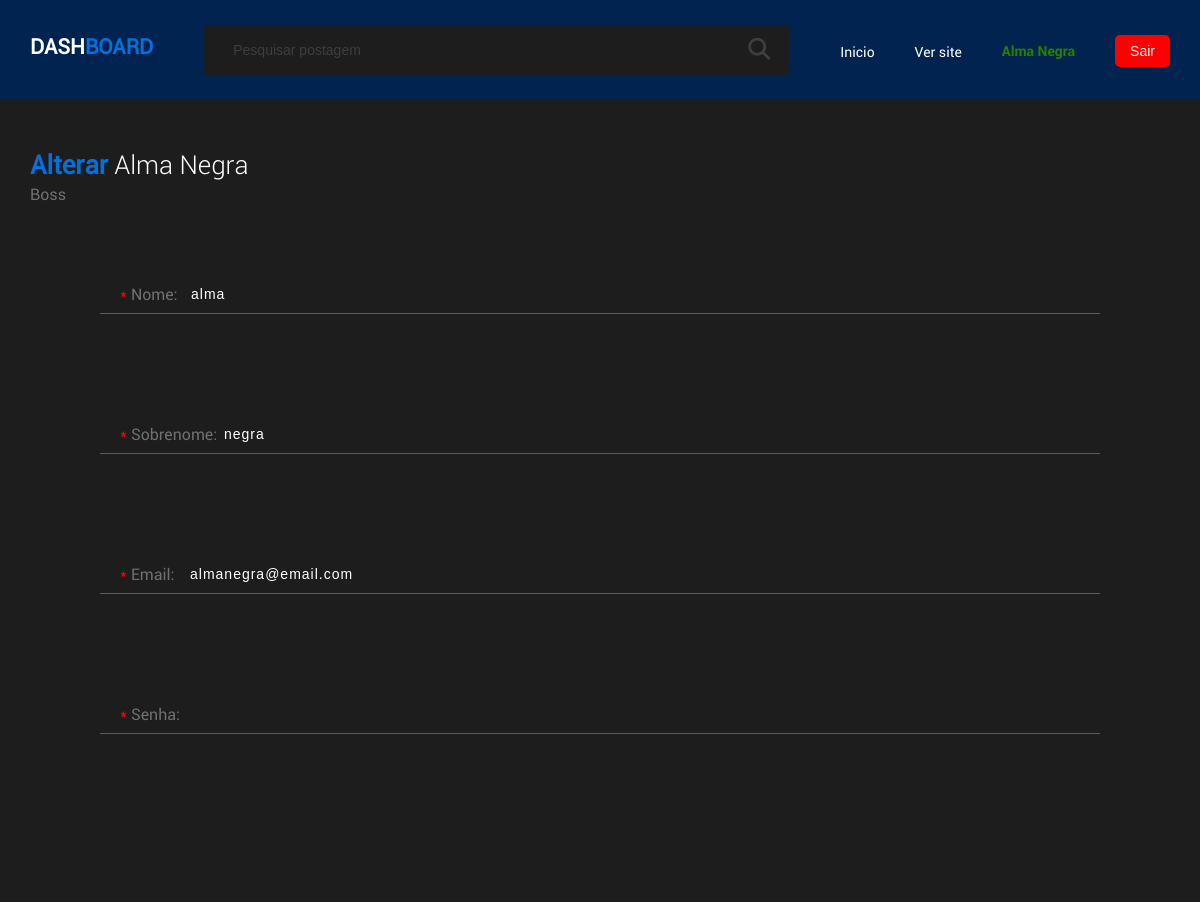
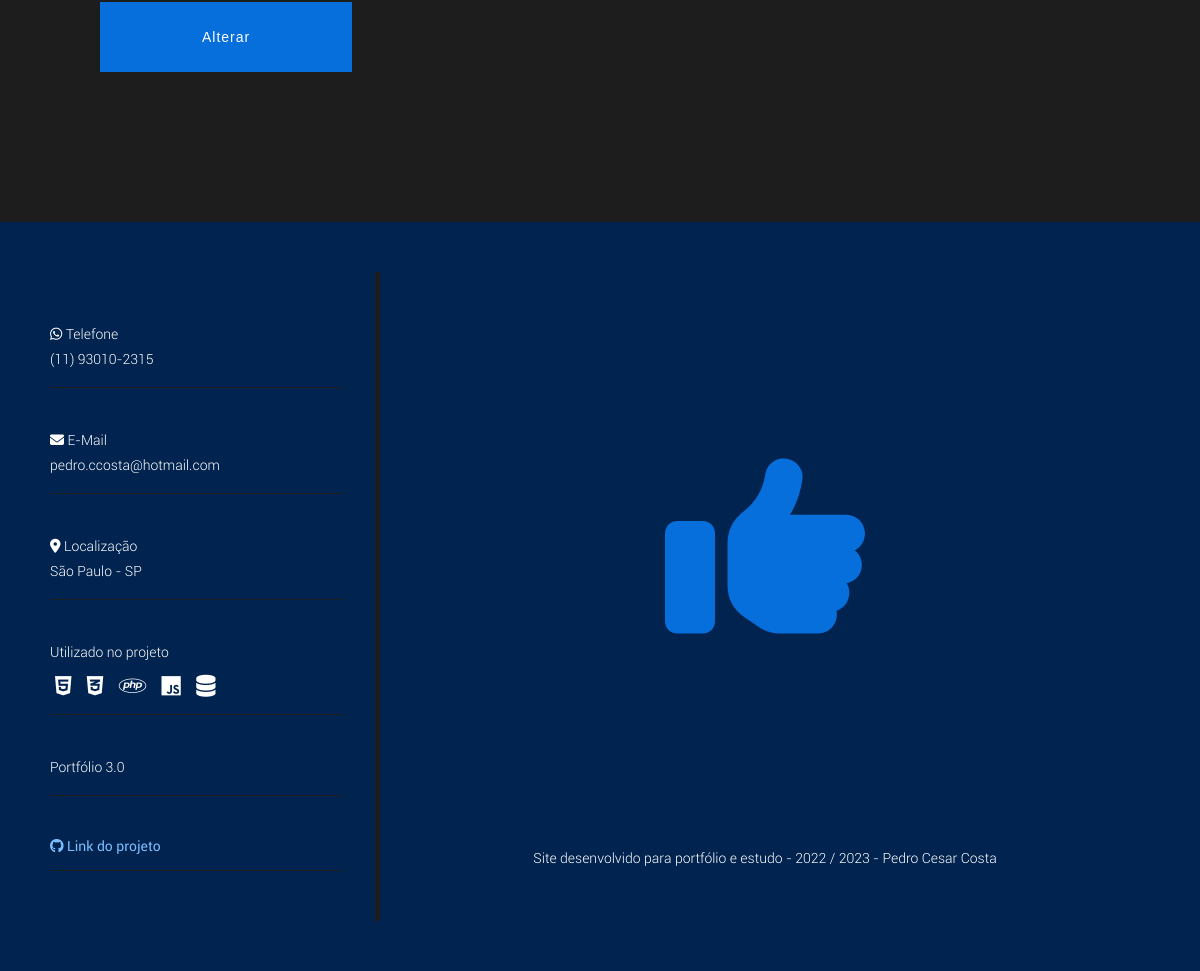
The app's page /projeto/cadastro_funcionario.php?id=1 (signed in) with its own data (2 pictures, top to bottom).
### tables this page shows
CREATE TABLE `funcionarios` (
  `ID` int(11) UNSIGNED NOT NULL,
  `nome` varchar(100) NOT NULL,
  `sobrenome` varchar(100) NOT NULL,
  `email` varchar(100) NOT NULL,
  `senha` varchar(100) NOT NULL,
  `situacao` tinyint(1) DEFAULT NULL,
  `cargo_id` int(11) UNSIGNED DEFAULT NULL
);

CREATE TABLE `cargos` (
  `ID` int(11) UNSIGNED NOT NULL,
  `nome` varchar(100) NOT NULL
);

### projeto/data/DB_funcionarios.php (called while the page is built)
<?php
$stmt = $conn->prepare("SELECT * FROM funcionarios");
$stmt->execute();
$funcionarios = $stmt->fetchAll(PDO::FETCH_ASSOC);

### projeto/models/DB_ponte.php (called while the page is built, shortened)
<?php
require_once("data/DB_funcionarios.php");
require_once("data/DB_cargos.php");

### projeto/data/DB_cargos.php (called while the page is built)
<?php
$stmt = $conn->prepare("SELECT * FROM cargos");
$stmt->execute();
$cargos = $stmt->fetchAll(PDO::FETCH_ASSOC);

### projeto/global/global.php (called while the page is built, shortened)
<?php
$BASE_URL = "http://" . $_SERVER["SERVER_NAME"] . dirname($_SERVER["REQUEST_URI"]."?") . "/";

### projeto/cadastro_funcionario.php (the view, shortened to what this page needs)
<?php
    require_once("template/DASH_header.php");
    if(isset($_GET["id"])) {
        foreach($funcionarios as $i) {
            if($i["ID"] == $_GET["id"]) {
                $funcionario = $i;
                break;
            }
        }
    }
    if(isset($_SESSION["valida_nome"]) && $_SESSION["valida_nome"] !== "") {
        $validaNome = $_SESSION["valida_nome"];
    } else {
        $validaNome = "";
    }
    if(isset($_SESSION["valida_sobrenome"]) && $_SESSION["valida_sobrenome"] !== "") {
        $validaSobrenome = $_SESSION["valida_sobrenome"];
    } else {
        $validaSobrenome = "";
    }
    if(isset($_SESSION["valida_email"]) && $_SESSION["valida_email"] !== "") {
        $validaEmail = $_SESSION["valida_email"];
    } else {
        $validaEmail = "";
    }
    if(isset($_SESSION["valida_cargo"]) && $_SESSION["valida_cargo"] !== "") {
        $validaCargo = $_SESSION["valida_cargo"];
    } else {
        $validaCargo = "";
    }
    foreach($cargos as $i) {
        $alfabetoCargo[] = strtolower(substr($i["nome"], 0, 1));
    }
    $alfabetoCargo = array_unique($alfabetoCargo);
?>
<div class="container">
    <?php if(!isset($funcionario)): ?>
        <div id="titulo-form-publicar">
            <h1><span>Cadastrar</span> Funcionario</h1>
            <p><?= $cargo ?></p>
        </div>
        <form id="form-publica" action="<?= $BASE_URL ?>admin/cadastrarFuncionario.php" method="POST">
            <div class="form">
                <div class="input-padrao">
                    <div class="row">
                        <label for="nome"><span>*</span> Nome:</label>
                        <input type="text" name="nome" id="nome" value="<?= $validaNome ?>" class="<?= $_SESSION["classNome"] ?>">
                        <?php $_SESSION["valida_nome"] = ""; ?>
                        <?php $_SESSION["classNome"] = ""; ?>
                    </div>
                    <div class="row">
                        <label for="sobrenome"><span>*</span> Sobrenome:</label>
                        <input type="text" name="sobrenome" id="sobrenome" value="<?= $validaSobrenome ?>" class="<?= $_SESSION["classSobrenome"] ?>">
                        <?php $_SESSION["valida_sobrenome"] = ""; ?>
                        <?php $_SESSION["classSobrenome"] = ""; ?>
                    </div>
                    <div class="row">
                        <label for="email"><span>*</span> Email:</label>
                        <input type="text" name="email" id="email" value="<?= $validaEmail ?>" class="<?= $_SESSION["classEmail"] ?>">
                        <?php $_SESSION["valida_email"] = ""; ?>
                        <?php $_SESSION["classEmail"] = ""; ?>
                    </div>
                    <div class="row">
                        <label for="senha"><span>*</span> Senha:</label>
                        <input type="password" name="senha" id="senha" class="<?= $_SESSION["classSenha"] ?>">
                        <?php $_SESSION["classSenha"] = ""; ?>
                    </div>
                </div>
                <div class="select">
                    <p><span>*</span> Cargos</p>
                    <div class="main-sel-fab">
                        <?php foreach($alfabetoCargo as $alfa): ?>
                            <div class="alfabeto">
                                <p class="<?= $_SESSION["classCargo"] ?>"><?= $alfa ?></p>
                                <?php foreach($cargos as $cargo): ?>
                                    <?php if(strtolower(substr($cargo["nome"], 0, 1)) === $alfa): ?>
                                        <div class="opcoes">
                                            <input type="radio" name="cargo" id="cargo-<?= $cargo["ID"] ?>" value="<?= $cargo["ID"] ?>"
                                                <?php if($validaCargo !== "" && $validaCargo == $cargo["ID"]): ?>
                                                    checked
                                                <?php endif; ?>
                                            >
                                            <label for="cargo-<?= $cargo["ID"] ?>"><?= $cargo["nome"] ?></label>
                                        </div>
                                    <?php endif; ?>
                                <?php endforeach; ?>
                            </div>
                        <?php endforeach; ?>
                        <?php $_SESSION["valida_cargo"] = ""; ?>
                        <?php $_SESSION["classCargo"] = ""; ?>
                    </div>
                </div>
            </div>
            <div class="form">
                <button class="bot-publicar">Cadastrar</button>
            </div>
        </form>
    <?php else: ?>
        <div id="titulo-form-publicar">
            <h1><span>Alterar</span> <?= $funcionario["nome"] ?> <?= $funcionario["sobrenome"] ?></h1>
            <p><?= $cargo ?></p>
        </div>
        <form id="form-publica" action="<?= $BASE_URL ?>admin/alteraFuncionario.php" method="POST">
            <div class="form">
                <div class="input-padrao">
                    <div class="row">
                        <label for="nome"><span>*</span> Nome:</label>
                        <input type="text" name="nome" id="nome" value="<?= $funcionario["nome"] ?>">
                    </div>
                    <div class="row">
                        <label for="sobrenome"><span>*</span> Sobrenome:</label>
                        <input type="text" name="sobrenome" id="sobrenome" value="<?= $funcionario["sobrenome"] ?>">
                    </div>
                    <div class="row">
                        <label for="email"><span>*</span> Email:</label>
                        <input type="text" name="email" id="email" value="<?= $funcionario["email"] ?>">
                    </div>
                    <div class="row">
                        <label for="senha"><span>*</span> Senha:</label>
                        <input type="password" name="senha" id="senha">
                    </div>
                </div>
            </div>
            <div class="form">
                <button class="bot-publicar">Alterar</button>
            </div>
        </form>
    <?php endif; ?>
</div>
<?php
    require_once("template/footer.php");
?>
</body>
</html>

### projeto/assets/css/main.css (style rules this page uses)
* { margin: 0 auto; padding: 0; }
html { scroll-behavior: smooth; }
:root { --color_um: #1d1d1e; --color_dois: #00234f; --color_tres: #066fdb; --color_quatro: #fff; --color_cinco: #707071; --color_seis: #3e3e3f; --color_sete: #218204; --color_sete_hover: #124901; --color_oito: #ff0000; --color_oito_hover: #890202; --color_nove: #ffc104; --color_nove_hover: #a35301; }
body { background: var(--color_um); font-family: "Roboto-Regular"; }
.container { width: 100%; max-width: 1600px; overflow: hidden; }

### projeto/assets/css/DASH_form.css (style rules this page uses)
#titulo-form-publicar { width: 100%; float: left; padding: 0 30px; box-sizing: border-box; margin-top: 50px; }
#titulo-form-publicar h1 { font-family: "Roboto-Light"; font-size: 26px; color: var(--color_quatro); font-weight: lighter; text-transform: capitalize; }
#titulo-form-publicar h1 span { font-family: "Roboto-Regular"; font-weight: bold; color: var(--color_tres); }
#titulo-form-publicar p { font-size: 16px; color: var(--color_cinco); text-transform: capitalize; margin-top: 5px; }
#form-publica { width: 100%; float: left; margin-top: 70px; }
#form-publica .form { width: 100%; float: left; padding: 0 100px; box-sizing: border-box; }
#form-publica .input-padrao .row { position: relative; width: 100%; float: left; margin-bottom: 100px; }
#form-publica .input-padrao label { position: absolute; bottom: 10px; left: 20px; color: var(--color_cinco); font-size: 16px; }
#form-publica .input-padrao label span { color: var(--color_oito); }
#form-publica .input-padrao input, #form-publica .box-checkbox .campo-adicionado input { width: 100%; height: 40px; font-size: 14px; padding-right: 20px; box-sizing: border-box; color: var(--color_quatro); background: var(--color_um); border: transparent; border-bottom: solid 1px var(--color_tres); letter-spacing: 1px; }
#form-publica .input-padrao input::placeholder { color: var(--color_seis); }
#form-publica .bot-publicar { margin-top: 70px; font-size: 14px; color: var(--color_quatro); background: var(--color_tres); border: solid 2px var(--color_tres); padding: 25px 100px; cursor: pointer; transition: .3s; letter-spacing: 1px; }

### records on screen
funcionarios: nome "Alma", sobrenome "Negra", nome "alma", sobrenome "negra", email "almanegra@email.com"
cargos: nome "Boss"

### other values on screen
$_SESSION["nome"] "Alma"
$_SESSION["sobrenome"] "Negra"
